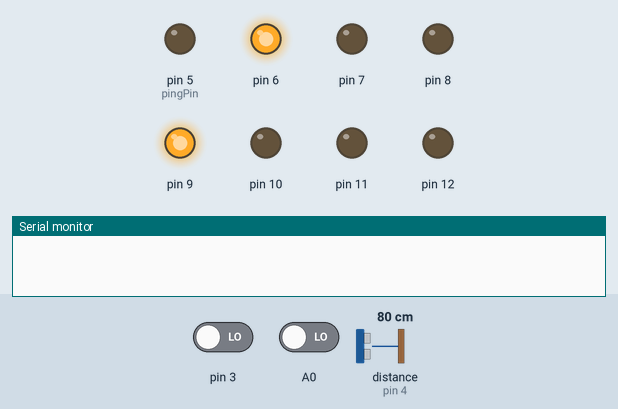
The sketch below on a simulated Arduino Uno, built with avr-gcc and run on an emulated ATmega328P. Shown: output pins drawn as LEDs (lit = HIGH), the last lines printed to the serial monitor. Inputs (shaded band) come from the test bench; at power-on: A0 LOW, distance to the obstacle (sensor on pin 4) 80 cm, pin 3 LOW. The echo pulse lasts 58.3 µs per cm.

Above: at 5.8 s.
5.9 s: A0 driven HIGH
At 7.1 s:
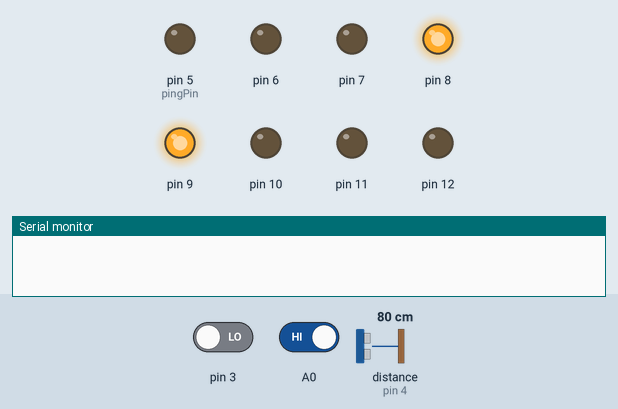
7.4 s: distance to the obstacle (sensor on pin 4) set to 23 cm
At 9.7 s:
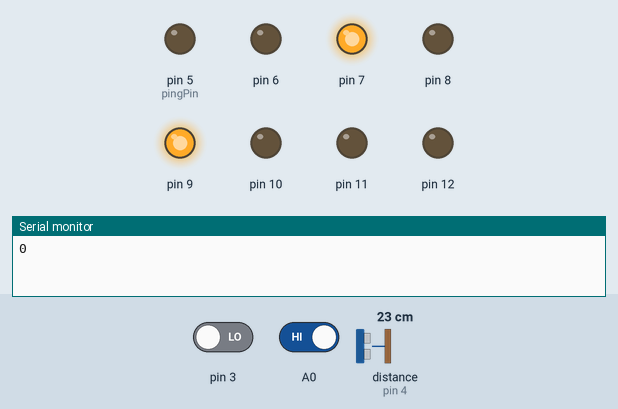
10.4 s: distance to the obstacle (sensor on pin 4) set to 18 cm
16.4 s: A0 driven LOW
At 18.8 s:
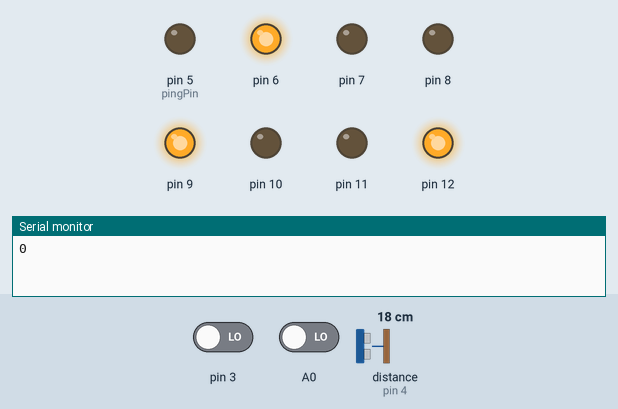
Timing chart, 0 to 20.4 s (numbered marks = the images above; inputs shaded):
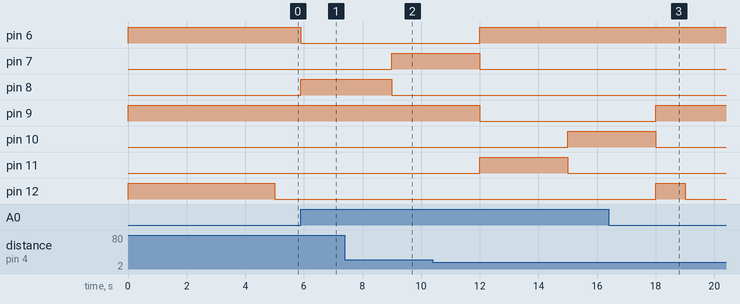

The sketch:

smart_traffic_2.ino
```cpp
const int echoPin = 4;
const int pingPin = 5;
int b=1;
void setup() {
  // put your setup code here, to run once:
  Serial.begin(9600);
  pinMode(pingPin, OUTPUT);
  pinMode(echoPin, INPUT);
  pinMode(3,INPUT);
  pinMode(6,OUTPUT);
  pinMode(7,OUTPUT);
  pinMode(8,OUTPUT);
  pinMode(9,OUTPUT);
  pinMode(10,OUTPUT);
  pinMode(11,OUTPUT);
  pinMode(A0,INPUT);
  pinMode(12,OUTPUT);
}

long microsecondsToCentimeters(long microseconds) // method to covert microsec to centimeters
{
   return microseconds / 29 / 2;
}
int ultra()
{
  long duration,cm;

  digitalWrite(pingPin, LOW);
  delayMicroseconds(2);

  digitalWrite(pingPin, HIGH);
  delayMicroseconds(10);

  digitalWrite(pingPin, LOW);


  duration = pulseIn(echoPin, HIGH);
  cm = microsecondsToCentimeters(duration);
  delay(100);
  if(cm>20)
  {
    return 0;
  }
  else
  {
    return 1;
  }
}
void traffic1()
{
  int i=5,a;
  digitalWrite(6,0);
  digitalWrite(7,0);
  digitalWrite(8,1);
  digitalWrite(9,1);
  delay(3000);
  a=ultra();
  Serial.println(a);
  while(i<=50 && a==1)
  {
    a=ultra();
    Serial.println(a);
    if(a==1)
    {
     i=i+5;
     delay(5000);
    }

  }
  digitalWrite(7,1);
  digitalWrite(8,0);
  delay(3000);
  digitalWrite(6,1);
  digitalWrite(7,0);
  digitalWrite(11,1);
}
void traffic2()
{
  int i=5,a;
  digitalWrite(9,0);
  digitalWrite(10,0);
  digitalWrite(11,1);
  delay(3000);
  a=digitalRead(3);
  //Serial.println(a);
  while(i<=50 && a==1)
  {
    a=digitalRead(3);
    //Serial.println(a);
    if(a==1)
    {
     i=i+5;
     delay(5000);
    }

  }
  digitalWrite(10,1);
  digitalWrite(11,0);
  delay(3000);
  digitalWrite(9,1);
  digitalWrite(10,0);
}
void loop() {

  int a;
  if(b==1)
  {

    digitalWrite(12,1);
    digitalWrite(6,1);
    digitalWrite(9,1);
    delay(5000);
    b=0;
  }
  else
  {
  a=digitalRead(A0);

  }
  //Serial.println(a);
  if(a==1)
  {
  digitalWrite(12,0);
  traffic1();
  traffic2();
  digitalWrite(12,1);
  delay(1000);
  }
  else if(a==0)
  {
  digitalWrite(6,1);
  digitalWrite(7,0);
  digitalWrite(8,0);
  digitalWrite(9,1);
  digitalWrite(10,0);
  digitalWrite(11,0);
  digitalWrite(12,0);
  }
  // put your main code here, to run repeatedly:

}
```

Measured:
- after the input at 5.9 s, pin 6: HIGH → LOW at once; pin 8: LOW → HIGH at once
- after the input at 16.4 s, pin 6: stays HIGH (without the input it goes to LOW after 2.6 s); pin 8: stays LOW (without the input it goes to HIGH after 2.6 s)
